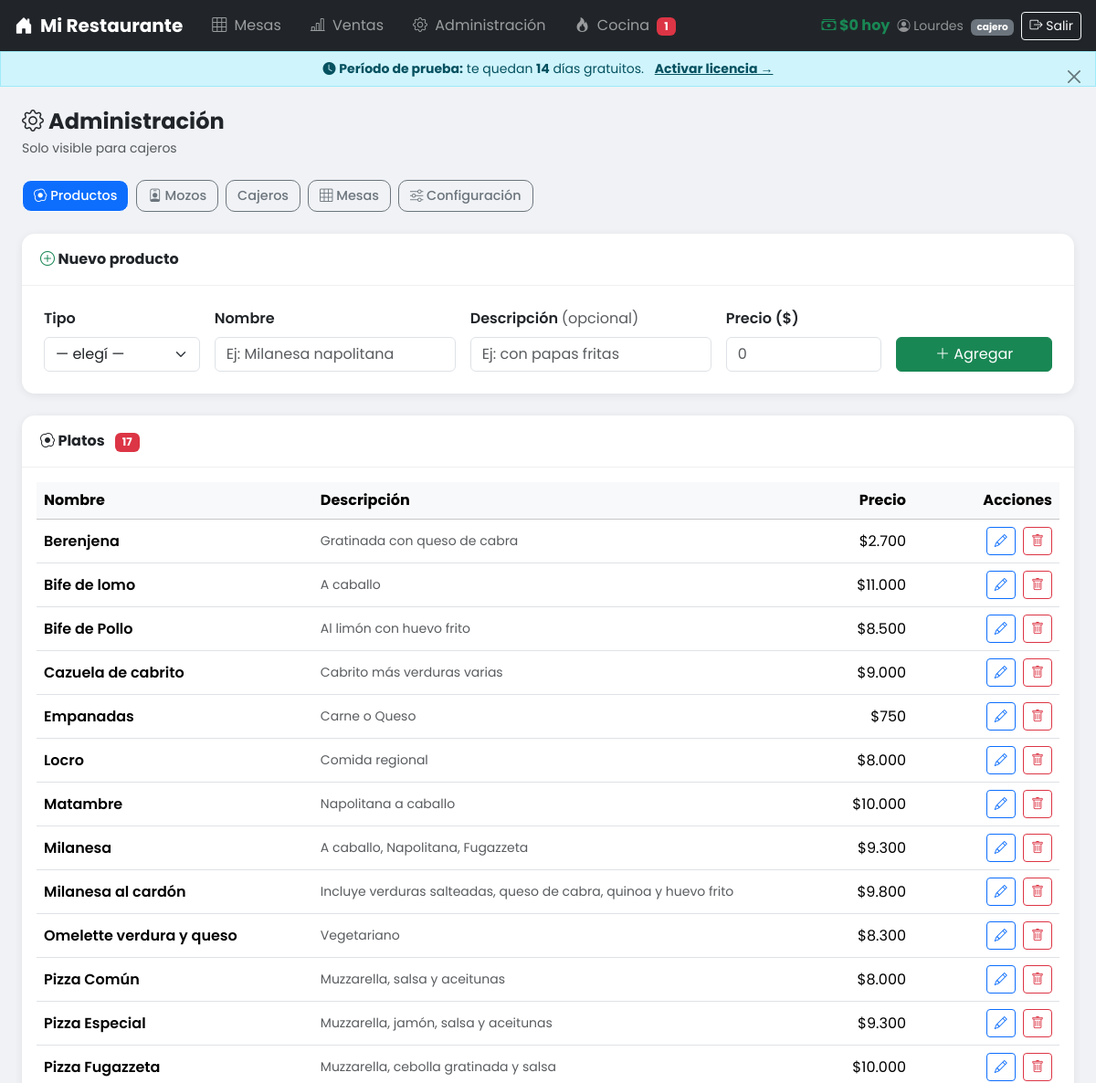
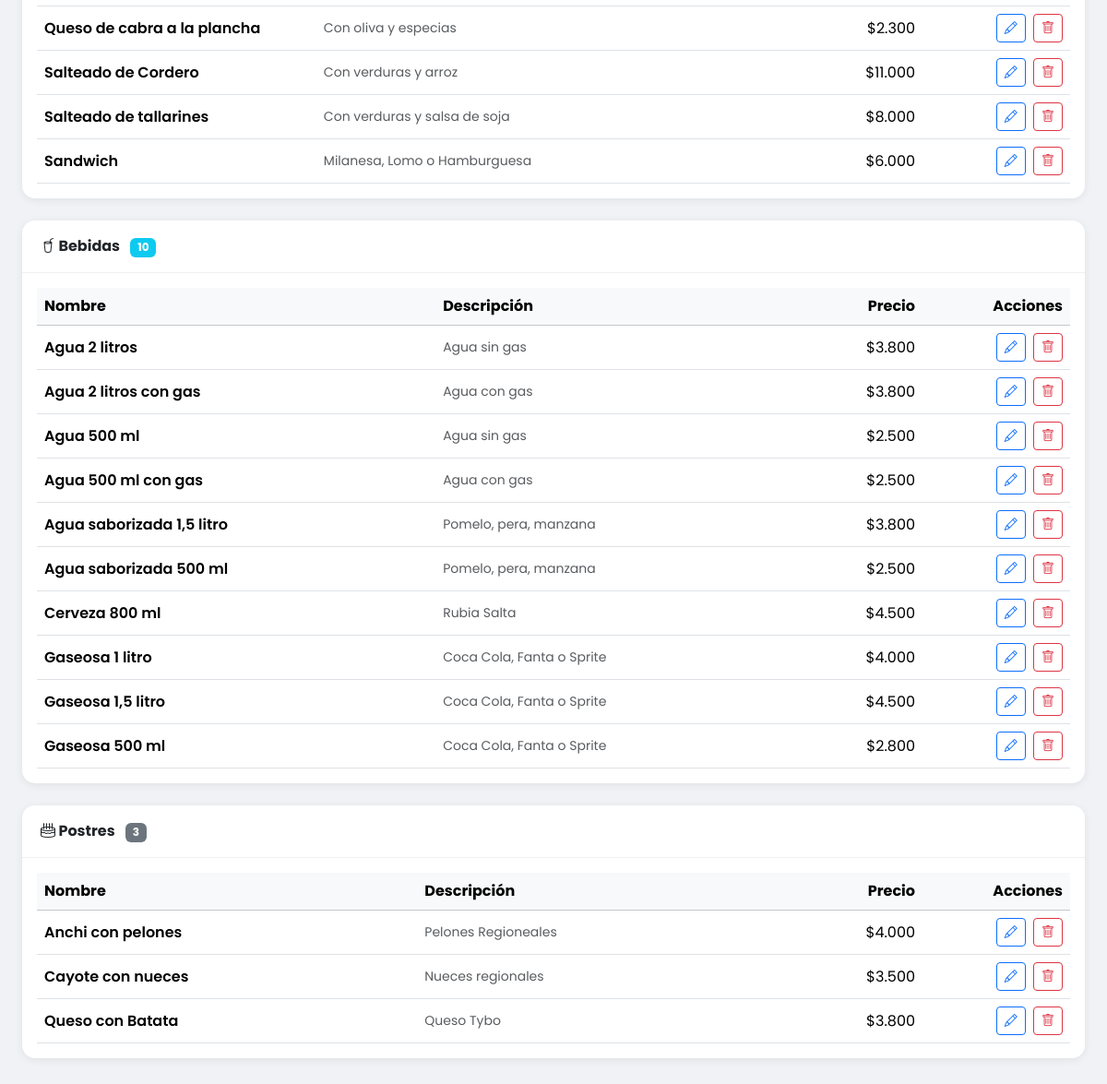
The app's page /admin.php (signed in) with its own data (2 pictures, top to bottom).
### tables this page shows
CREATE TABLE `plato` (
  `id_plato` int NOT NULL AUTO_INCREMENT,
  `nom_plato` varchar(45) NOT NULL,
  `descr_plato` varchar(100) NOT NULL,
  `precio_plato` int NOT NULL,
  PRIMARY KEY (`id_plato`),
  UNIQUE KEY `id_plato_UNIQUE` (`id_plato`)
);

CREATE TABLE `bebida` (
  `id_bebida` int NOT NULL AUTO_INCREMENT,
  `nom_bebida` varchar(45) NOT NULL,
  `desc_bebida` varchar(100) NOT NULL,
  `precio_bebida` decimal(10,2) NOT NULL,
  PRIMARY KEY (`id_bebida`),
  UNIQUE KEY `id_bebida_UNIQUE` (`id_bebida`)
);

CREATE TABLE `postre` (
  `id_postre` int NOT NULL AUTO_INCREMENT,
  `nom_postre` varchar(45) NOT NULL,
  `desc_postre` varchar(100) NOT NULL,
  `precio_postre` decimal(10,2) NOT NULL,
  PRIMARY KEY (`id_postre`),
  UNIQUE KEY `id_postre_UNIQUE` (`id_postre`)
);

### admin.php (the view, shortened to what this page needs)
<?php
include('app.php');
$seccion = $_GET['s'] ?? 'productos';
$platos  = $conexion->query("SELECT * FROM plato  ORDER BY nom_plato")->fetch_all(MYSQLI_ASSOC);
$bebidas = $conexion->query("SELECT * FROM bebida ORDER BY nom_bebida")->fetch_all(MYSQLI_ASSOC);
$postres = $conexion->query("SELECT * FROM postre ORDER BY nom_postre")->fetch_all(MYSQLI_ASSOC);
?>
<!DOCTYPE html>
<html lang="es">
<head>
    <link href="https://cdn.jsdelivr.net/npm/bootstrap@5.3.3/dist/css/bootstrap.min.css" rel="stylesheet">
    <link href="https://cdn.jsdelivr.net/npm/bootstrap-icons@1.11.1/font/bootstrap-icons.css" rel="stylesheet">
</head>
<body>
<?php include('navbar.php'); ?>
<div class="container-fluid px-3 px-md-4 pb-5">
    <h4 class="fw-bold mb-1"><i class="bi bi-gear"></i> Administración</h4>
    <p class="text-muted small mb-4">Solo visible para cajeros</p>
    <div class="d-flex flex-wrap gap-2 mb-4">
        <a href="?s=productos" class="btn seccion-tab <?= $seccion==='productos' ? 'active' : 'btn-outline-secondary' ?>">
            <i class="bi bi-egg-fried"></i> Productos
        </a>
        <a href="?s=mozos" class="btn seccion-tab <?= $seccion==='mozos' ? 'active' : 'btn-outline-secondary' ?>">
            <i class="bi bi-person-badge"></i> Mozos
        </a>
        <a href="?s=cajeros" class="btn seccion-tab <?= $seccion==='cajeros' ? 'active' : 'btn-outline-secondary' ?>">
            <i class="bi bi-cash-register"></i> Cajeros
        </a>
        <a href="?s=mesas" class="btn seccion-tab <?= $seccion==='mesas' ? 'active' : 'btn-outline-secondary' ?>">
            <i class="bi bi-grid-3x3"></i> Mesas
        </a>
        <a href="?s=config" class="btn seccion-tab <?= $seccion==='config' ? 'active' : 'btn-outline-secondary' ?>">
            <i class="bi bi-sliders"></i> Configuración
        </a>
    </div>
    <?php if ($seccion === 'productos'): ?>
    <div class="admin-card mb-4">
        <div class="card-header"><i class="bi bi-plus-circle text-success"></i> Nuevo producto</div>
        <div class="p-3 p-md-4">
            <form method="POST" class="row g-3">
                <div class="col-12 col-sm-4 col-lg-2">
                    <label class="form-label fw-semibold">Tipo</label>
                    <select name="tipo" class="form-select" required>
                        <option value="">— elegí —</option>
                    </select>
                </div>
                <div class="col-12 col-sm-5 col-lg-3">
                    <label class="form-label fw-semibold">Nombre</label>
                    <input type="text" name="nombre" class="form-control" placeholder="Ej: Milanesa napolitana" required>
                </div>
                <div class="col-12 col-sm-5 col-lg-3">
                    <label class="form-label fw-semibold">Descripción <span class="text-muted fw-normal">(opcional)</span></label>
                    <input type="text" name="desc" class="form-control" placeholder="Ej: con papas fritas">
                </div>
                <div class="col-12 col-sm-3 col-lg-2">
                    <label class="form-label fw-semibold">Precio ($)</label>
                    <input type="number" name="precio" class="form-control" placeholder="0" min="1" required>
                </div>
                <div class="col-12 col-lg-2 d-flex align-items-end">
                    <button type="submit" class="btn btn-success w-100">
                        <i class="bi bi-plus-lg"></i> Agregar
                    </button>
                </div>
            </form>
        </div>
    </div>
    <?php
    $grupos = [
        ['titulo'=>'Platos',  'icono'=>'egg-fried',  'badge'=>'danger',    'items'=>$platos,  'tipo'=>'plato',  'col_id'=>'id_plato',  'col_nom'=>'nom_plato',  'col_desc'=>'descr_plato',  'col_precio'=>'precio_plato'],
        ['titulo'=>'Bebidas', 'icono'=>'cup-straw',  'badge'=>'info',      'items'=>$bebidas, 'tipo'=>'bebida', 'col_id'=>'id_bebida', 'col_nom'=>'nom_bebida', 'col_desc'=>'desc_bebida',  'col_precio'=>'precio_bebida'],
        ['titulo'=>'Postres', 'icono'=>'cake2',      'badge'=>'secondary', 'items'=>$postres, 'tipo'=>'postre', 'col_id'=>'id_postre', 'col_nom'=>'nom_postre', 'col_desc'=>'desc_postre',  'col_precio'=>'precio_postre'],
    ];
    foreach ($grupos as $g):
    ?>
    <div class="admin-card mb-4">
        <div class="card-header">
            <i class="bi bi-<?= $g['icono'] ?>"></i> <?= $g['titulo'] ?>
            <span class="badge bg-<?= $g['badge'] ?> ms-2"><?= count($g['items']) ?></span>
        </div>
        <div class="p-3">
            <?php if (empty($g['items'])): ?>
                <p class="text-muted text-center py-3">No hay <?= strtolower($g['titulo']) ?> cargados.</p>
            <?php else: ?>
            <div class="table-responsive">
                <table class="table table-hover align-middle mb-0">
                    <thead class="table-light">
                        <tr>
                            <th>Nombre</th>
                            <th class="d-none d-md-table-cell">Descripción</th>
                            <th class="text-end">Precio</th>
                            <th class="text-end" style="width:160px">Acciones</th>
                        </tr>
                    </thead>
                    <tbody>
                    <?php foreach ($g['items'] as $item): ?>
                        <tr>
                            <td class="fw-semibold"><?= htmlspecialchars($item[$g['col_nom']]) ?></td>
                            <td class="text-muted small d-none d-md-table-cell"><?= htmlspecialchars($item[$g['col_desc']] ?? '') ?></td>
                            <td class="text-end">$<?= number_format($item[$g['col_precio']], 0, ',', '.') ?></td>
                            <td class="text-end">
                                <button class="btn btn-sm btn-outline-primary me-1"
                                        onclick="abrirEditar('<?= $g['tipo'] ?>',<?= $item[$g['col_id']] ?>,'<?= addslashes($item[$g['col_nom']]) ?>','<?= addslashes($item[$g['col_desc']] ?? '') ?>',<?= $item[$g['col_precio']] ?>)">
                                    <i class="bi bi-pencil"></i>
                                </button>
                                                <form method="POST" class="d-inline"
                                      onsubmit="return confirm('¿Eliminar <?= htmlspecialchars($item[$g['col_nom']]) ?>?')">
                                    <button type="submit" class="btn btn-sm btn-outline-danger">
                                        <i class="bi bi-trash"></i>
                                    </button>
                                </form>
                            </td>
                        </tr>
                    <?php endforeach; ?>
                    </tbody>
                </table>
            </div>
            <?php endif; ?>
        </div>
    </div>
    <?php endforeach; ?>
    <?php endif; ?>
</div>
</body>
</html>

### admin.php (style rules this page uses)
body { font-family:'Poppins',sans-serif; background:#f0f2f5; }
.admin-card { background:white; border-radius:14px; box-shadow:0 2px 10px rgba(0,0,0,.07); }
.admin-card .card-header { background:transparent; border-bottom:1px solid #f0f0f0; font-weight:700; padding:16px 20px; }
.seccion-tab { border-radius:10px; font-weight:500; font-size:.9rem; }
.seccion-tab.active { background:#0d6efd; color:white; }

### records on screen
plato: nom_plato "Berenjena", descr_plato "Gratinada con queso de cabra", precio_plato "2.700"
plato: nom_plato "Bife de lomo", descr_plato "A caballo", precio_plato "11.000"
plato: nom_plato "Bife de Pollo", descr_plato "Al limón con huevo frito", precio_plato "8.500"
plato: nom_plato "Cazuela de cabrito", descr_plato "Cabrito más verduras varias", precio_plato "9.000"
plato: nom_plato "Empanadas", descr_plato "Carne o Queso", precio_plato "750"
plato: nom_plato "Locro", descr_plato "Comida regional", precio_plato "8.000"
plato: nom_plato "Matambre", descr_plato "Napolitana a caballo", precio_plato "10.000"
plato: nom_plato "Milanesa", descr_plato "A caballo, Napolitana, Fugazzeta", precio_plato "9.300"
plato: nom_plato "Milanesa al cardón", descr_plato "Incluye verduras salteadas, queso de cabra, quinoa y huevo frito", precio_plato "9.800"
plato: nom_plato "Omelette verdura y queso", descr_plato "Vegetariano", precio_plato "8.300"
plato: nom_plato "Pizza Común", descr_plato "Muzzarella, salsa y aceitunas", precio_plato "8.000"
plato: nom_plato "Pizza Especial", descr_plato "Muzzarella, jamón, salsa y aceitunas", precio_plato "9.300"
plato: nom_plato "Pizza Fugazzeta", descr_plato "Muzzarella, cebolla gratinada y salsa", precio_plato "10.000"
plato: nom_plato "Queso de cabra a la plancha", descr_plato "Con oliva y especias", precio_plato "2.300"
plato: nom_plato "Salteado de Cordero", descr_plato "Con verduras y arroz", precio_plato "11.000"
plato: nom_plato "Salteado de tallarines", descr_plato "Con verduras y salsa de soja", precio_plato "8.000"
plato: nom_plato "Sandwich", descr_plato "Milanesa, Lomo o Hamburguesa", precio_plato "6.000"
bebida: nom_bebida "Agua 2 litros", desc_bebida "Agua sin gas", precio_bebida "3.800"
bebida: nom_bebida "Agua 2 litros con gas", desc_bebida "Agua con gas", precio_bebida "3.800"
bebida: nom_bebida "Agua 500 ml", desc_bebida "Agua sin gas", precio_bebida "2.500"
bebida: nom_bebida "Agua 500 ml con gas", desc_bebida "Agua con gas", precio_bebida "2.500"
bebida: nom_bebida "Agua saborizada 1,5 litro", desc_bebida "Pomelo, pera, manzana", precio_bebida "3.800"
bebida: nom_bebida "Agua saborizada 500 ml", desc_bebida "Pomelo, pera, manzana", precio_bebida "2.500"
bebida: nom_bebida "Cerveza 800 ml", desc_bebida "Rubia Salta", precio_bebida "4.500"
bebida: nom_bebida "Gaseosa 1 litro", desc_bebida "Coca Cola, Fanta o Sprite", precio_bebida "4.000"
bebida: nom_bebida "Gaseosa 1,5 litro", desc_bebida "Coca Cola, Fanta o Sprite", precio_bebida "4.500"
bebida: nom_bebida "Gaseosa 500 ml", desc_bebida "Coca Cola, Fanta o Sprite", precio_bebida "2.800"
postre: nom_postre "Anchi con pelones", desc_postre "Pelones Regioneales", precio_postre "4.000"
postre: nom_postre "Cayote con nueces", desc_postre "Nueces regionales", precio_postre "3.500"
postre: nom_postre "Queso con Batata", desc_postre "Queso Tybo", precio_postre "3.800"

### other values on screen
$nombre_app "Mi Restaurante"
$pedidos_activos "1"
$moneda "$"
$ventas_hoy "0"
$_SESSION['usuario'] "Lourdes"
$_SESSION['rol'] "cajero"
$dias_rest "14"
$g['titulo'] "Platos"
count($g['items']) "17"
$g['titulo'] "Bebidas"
count($g['items']) "10"
$g['titulo'] "Postres"
count($g['items']) "3"
